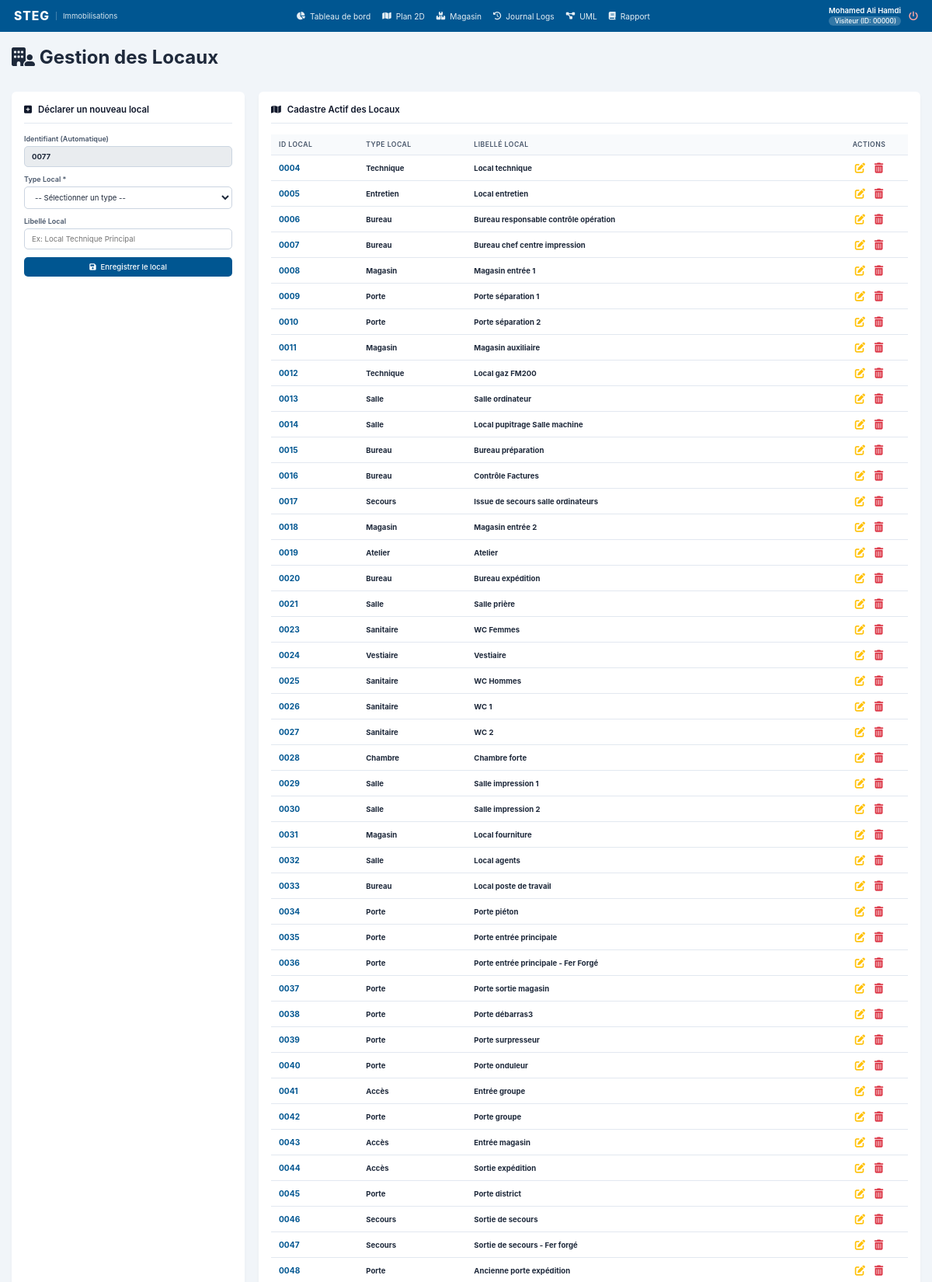
The app's page /code/views/gestion_locaux.php (signed in, upper part) with its own data.
### tables this page shows
CREATE TABLE `locaux` (
  `idLocal` int(11) NOT NULL AUTO_INCREMENT,
  `typeLocal` varchar(255) NOT NULL,
  `labelLocal` varchar(255) NOT NULL,
  PRIMARY KEY (`idLocal`)
);

### code/views/gestion_locaux.php (the view, shortened to what this page needs)
<?php
require_once '../includes/header.php';
require_once '../includes/navbar.php';
require_once '../config/db.php';
$nextId = 1;
try {
    $stmtNext = $pdo->query("SELECT idLocal FROM locaux ORDER BY idLocal DESC LIMIT 1;");
    $lastRow = $stmtNext->fetch(PDO::FETCH_ASSOC);
    if ($lastRow) {
        $nextId = intval($lastRow['idLocal']) + 1;
    }
} catch (PDOException $e) {}
$locaux = [];
try {
    $query = "SELECT l.* FROM locaux l ORDER BY l.idLocal ASC";
    $locaux = $pdo->query($query)->fetchAll(PDO::FETCH_ASSOC);
} catch (PDOException $e) {
    $errorMsg = "Échec du chargement du cadastre des locaux : " . $e->getMessage();
}
?>
<div class="locaux-wrapper">
    <div class="locaux-header">
        <h1><i class="fa-solid fa-building-user"></i> Gestion des Locaux</h1>
    </div>
    <br>
    <div class="locaux-grid">
        <div class="locaux-card card-form">
            <h2 id="form-title"><i class="fa-solid fa-square-plus"></i> Déclarer un nouveau local</h2>
            <hr>
            <form action="gestion_locaux.php" method="POST" class="steg-form" id="localForm">
                <div class="form-control">
                    <label for="idLocalDisplay" id="labelIdDisplay">Identifiant (Automatique)</label>
                    <input type="text" id="idLocalDisplay" value="<?= sprintf('%04d', $nextId) ?>" readonly style="background-color: #e9ecef; cursor: not-allowed; font-weight: bold;">
                </div>
                <div class="form-control">
                    <label for="typeLocal">Type Local *</label>
                    <select id="typeLocal" name="typeLocal" required>
                        <option value="">-- Sélectionner un type --</option>
                    </select>
                </div>
                <div class="form-control">
                    <label for="labelLocal">Libellé Local</label>
                    <input type="text" id="labelLocal" name="labelLocal" placeholder="Ex: Local Technique Principal">
                </div>
                <button type="submit" id="btnSubmitForm" class="btn btn-primary btn-block">
                    <i class="fa-solid fa-floppy-disk"></i> Enregistrer le local
                </button>
            </form>
        </div>
        <div class="locaux-card card-table">
            <h2><i class="fa-solid fa-map"></i> Cadastre Actif des Locaux</h2>
            <hr>
            <div class="table-scroll">
                <table class="steg-table">
                    <thead>
                        <tr>
                            <th>ID Local</th>
                            <th>Type Local</th>
                            <th>Libellé Local</th>
                            <th style="text-align: center; width: 100px;">Actions</th>
                        </tr>
                    </thead>
                    <tbody>
                        <?php if (empty($locaux)): ?>
                            <tr>
                                <td colspan="4" class="text-center no-data">Aucun local enregistré.</td>
                            </tr>
                        <?php else: ?>
                            <?php foreach ($locaux as $local): ?>
                                <tr>
                                    <td class="cell-id-local"><strong><?= sprintf('%04d', $local['idLocal']) ?></strong></td>
                                    <td><strong><?= htmlspecialchars($local['typeLocal'], ENT_QUOTES, 'UTF-8') ?></strong></td>
                                    <td><strong><?= !empty($local['labelLocal']) ? htmlspecialchars($local['labelLocal'], ENT_QUOTES, 'UTF-8') : '<i>Aucun libellé</i>' ?></strong></td>
                                    <td style="text-align: center;">
                                        <div style="display: flex; justify-content: center; gap: 12px;">
                                            <button type="button" title="Modifier" style="background: none; border: none; padding: 0; cursor: pointer;"
                                                onclick="prepareEdit(<?= $local['idLocal'] ?>, '<?= htmlspecialchars(addslashes($local['typeLocal']), ENT_QUOTES, 'UTF-8') ?>', '<?= htmlspecialchars(addslashes($local['labelLocal']), ENT_QUOTES, 'UTF-8') ?>')">
                                                <i class="fa-solid fa-pen-to-square" style="color: #ffc107; font-size: 1.1rem;"></i>
                                            </button>
                                            <form action="gestion_locaux.php" method="POST" style="display:inline;" onsubmit="return confirm('Êtes-vous sûr de vouloir supprimer définitivement le local <?= sprintf('%04d', $local['idLocal']) ?> ?');">
                                                <button type="submit" title="Supprimer" style="background: none; border: none; padding: 0; cursor: pointer;">
                                                    <i class="fa-solid fa-trash-can" style="color: #dc3545; font-size: 1.1rem;"></i>
                                                </button>
                                            </form>
                                        </div>
                                    </td>
                                </tr>
                            <?php endforeach; ?>
                        <?php endif; ?>
                    </tbody>
                </table>
            </div>
        </div>
    </div>
</div>
<?php
require_once '../includes/footer.php';
?>

### code/css/style.css (style rules this page uses)
:root { --primary-color: #005691; --primary-hover: #003d66; --success-color: #16a34a; --warning-color: #ca8a04; --danger-color: #dc2626; --accent-blue: #3b82f6; --text-dark: #1e293b; --text-light: #64748b; --text-muted: #94a3b8; --bg-main: #0f172a; --bg-card: #1e293b; --bg-light: #f1f5f9; --border-color: #334155; --border-light: #cbd5e1; --card-shadow: 0 3px 5px -1px rgba(0,0,0,0.05), 0 2px 3px -2px rgba(0,0,0,0.05); }
* { margin: 0; padding: 0; box-sizing: border-box; font-family: 'Inter', 'Segoe UI', Tahoma, Geneva, Verdana, sans-serif; }
html { font-size: 12px; }
body { background-color: var(--bg-main); color: var(--text-dark); min-height: 100vh; display: flex; flex-direction: column; }
.btn { display: inline-flex; align-items: center; justify-content: center; gap: 6px; padding: 7px 12px; font-size: 0.8rem; font-weight: 500; border-radius: 5px; border: none; cursor: pointer; transition: all 0.2s ease; text-decoration: none; }
.btn-primary { background-color: var(--primary-color); color: white; }
.btn-block { width: 100%; display: flex; }
.steg-form .form-control, .form-group { display: flex; flex-direction: column; margin-bottom: 10px; }
.steg-form .form-control label, .form-group label { font-weight: 600; font-size: 0.75rem; margin-bottom: 4px; color: #475569; }
.steg-form input, .steg-form select, .steg-form textarea, .form-group input { width: 100%; padding: 7px 9px; border: 1px solid var(--border-light); border-radius: 5px; font-size: 0.8rem; color: var(--text-dark); outline: none; transition: border-color 0.2s; background-color: #fff; }
.table-scroll, .table-responsive { overflow-x: auto; width: 100%; }
.steg-table, .dashboard-table { width: 100%; border-collapse: collapse; font-size: 0.8rem; text-align: left; }
.steg-table th, .steg-table td, .dashboard-table th, .dashboard-table td { padding: 8px 10px; border-bottom: 1px solid #e2e8f0; }
.steg-table th, .dashboard-table th { background-color: #f8fafc; color: #475569; font-weight: 600; font-size: 0.72rem; text-transform: uppercase; letter-spacing: 0.5px; }
.cell-code, .cell-user-id, .cell-id-local { font-family: 'Courier New', Courier, monospace; font-weight: 700; color: var(--primary-color); font-size: 0.85rem; }
.dashboard-wrapper, .immo-wrapper, .locaux-wrapper, .pannes-wrapper, .users-wrapper { max-width: 1300px; margin: 0 auto; }
.dashboard-grid, .immo-grid, .locaux-grid, .pannes-grid, .users-grid { display: grid; grid-template-columns: 300px 1fr; gap: 18px; margin-top: 15px; }
.dashboard-section, .immo-card, .locaux-card, .pannes-card, .users-card { background: white; border-radius: 6px; box-shadow: var(--card-shadow); padding: 16px; }
.dashboard-section h2, .immo-card h2, .locaux-card h2, .pannes-card h2, .users-card h2 { font-size: 0.95rem; color: #0f172a; font-weight: 600; display: flex; align-items: center; gap: 8px; }
.dashboard-section hr, .immo-card hr, .locaux-card hr, .pannes-card hr, .users-card hr { border: 0; height: 1px; background: #e2e8f0; margin: 10px 0 14px; }

### records on screen
locaux: idLocal "0077"
locaux: idLocal "0004", typeLocal "Technique", labelLocal "Local technique"
locaux: idLocal "0005", typeLocal "Entretien", labelLocal "Local entretien"
locaux: idLocal "0006", typeLocal "Bureau", labelLocal "Bureau responsable contrôle opération"
locaux: idLocal "0007", typeLocal "Bureau", labelLocal "Bureau chef centre impression"
locaux: idLocal "0008", typeLocal "Magasin", labelLocal "Magasin entrée 1"
locaux: idLocal "0009", typeLocal "Porte", labelLocal "Porte séparation 1"
locaux: idLocal "0010", typeLocal "Porte", labelLocal "Porte séparation 2"
locaux: idLocal "0011", typeLocal "Magasin", labelLocal "Magasin auxiliaire"
locaux: idLocal "0012", typeLocal "Technique", labelLocal "Local gaz FM200"
locaux: idLocal "0013", typeLocal "Salle", labelLocal "Salle ordinateur"
locaux: idLocal "0014", typeLocal "Salle", labelLocal "Local pupitrage Salle machine"
locaux: idLocal "0015", typeLocal "Bureau", labelLocal "Bureau préparation"
locaux: idLocal "0016", typeLocal "Bureau", labelLocal "Contrôle Factures"
locaux: idLocal "0017", typeLocal "Secours", labelLocal "Issue de secours salle ordinateurs"
locaux: idLocal "0018", typeLocal "Magasin", labelLocal "Magasin entrée 2"
locaux: idLocal "0019", typeLocal "Atelier", labelLocal "Atelier"
locaux: idLocal "0020", typeLocal "Bureau", labelLocal "Bureau expédition"
locaux: idLocal "0021", typeLocal "Salle", labelLocal "Salle prière"
locaux: idLocal "0023", typeLocal "Sanitaire", labelLocal "WC Femmes"
locaux: idLocal "0024", typeLocal "Vestiaire", labelLocal "Vestiaire"
locaux: idLocal "0025", typeLocal "Sanitaire", labelLocal "WC Hommes"
locaux: idLocal "0026", typeLocal "Sanitaire", labelLocal "WC 1"
locaux: idLocal "0027", typeLocal "Sanitaire", labelLocal "WC 2"
locaux: idLocal "0028", typeLocal "Chambre", labelLocal "Chambre forte"
locaux: idLocal "0029", typeLocal "Salle", labelLocal "Salle impression 1"
locaux: idLocal "0030", typeLocal "Salle", labelLocal "Salle impression 2"
locaux: idLocal "0031", typeLocal "Magasin", labelLocal "Local fourniture"
locaux: idLocal "0032", typeLocal "Salle", labelLocal "Local agents"
locaux: idLocal "0033", typeLocal "Bureau", labelLocal "Local poste de travail"
locaux: idLocal "0034", typeLocal "Porte", labelLocal "Porte piéton"
locaux: idLocal "0035", typeLocal "Porte", labelLocal "Porte entrée principale"
locaux: idLocal "0036", typeLocal "Porte", labelLocal "Porte entrée principale - Fer Forgé"
locaux: idLocal "0037", typeLocal "Porte", labelLocal "Porte sortie magasin"
locaux: idLocal "0038", typeLocal "Porte", labelLocal "Porte débarras3"
locaux: idLocal "0039", typeLocal "Porte", labelLocal "Porte surpresseur"
locaux: idLocal "0040", typeLocal "Porte", labelLocal "Porte onduleur"
locaux: idLocal "0041", typeLocal "Accès", labelLocal "Entrée groupe"
locaux: idLocal "0042", typeLocal "Porte", labelLocal "Porte groupe"
locaux: idLocal "0043", typeLocal "Accès", labelLocal "Entrée magasin"
locaux: idLocal "0044", typeLocal "Accès", labelLocal "Sortie expédition"
locaux: idLocal "0045", typeLocal "Porte", labelLocal "Porte district"
locaux: idLocal "0046", typeLocal "Secours", labelLocal "Sortie de secours"
locaux: idLocal "0047", typeLocal "Secours", labelLocal "Sortie de secours - Fer forgé"
locaux: idLocal "0048", typeLocal "Porte", labelLocal "Ancienne porte expédition"

### other values on screen
$_SESSION['nom'] "Mohamed Ali Hamdi"
$_SESSION['labelProfil'] "Visiteur"
$userIdFormate "00000"
